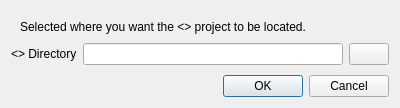
<?xml version="1.0" encoding="UTF-8"?>
<ui version="4.0">
 <class>qtProjectDirectoryDialog</class>
 <widget class="QDialog" name="qtProjectDirectoryDialog">
  <property name="geometry">
   <rect>
    <x>0</x>
    <y>0</y>
    <width>400</width>
    <height>108</height>
   </rect>
  </property>
  <property name="windowTitle">
   <string>Select Project Directory</string>
  </property>
  <layout class="QVBoxLayout" name="verticalLayout">
   <item>
    <widget class="QWidget" name="widget" native="true">
     <layout class="QVBoxLayout" name="verticalLayout_2">
      <property name="spacing">
       <number>0</number>
      </property>
      <property name="margin">
       <number>0</number>
      </property>
      <item>
       <widget class="QWidget" name="widget_2" native="true">
        <layout class="QHBoxLayout" name="horizontalLayout_2">
         <item>
          <widget class="QLabel" name="MsgLabel">
           <property name="text">
            <string>Selected where you want the &lt;&gt; project to be located.</string>
           </property>
          </widget>
         </item>
        </layout>
       </widget>
      </item>
      <item>
       <widget class="QWidget" name="widget_3" native="true">
        <layout class="QHBoxLayout" name="horizontalLayout">
         <property name="spacing">
          <number>6</number>
         </property>
         <property name="margin">
          <number>0</number>
         </property>
         <item>
          <widget class="QLabel" name="dirLabel">
           <property name="text">
            <string>&lt;&gt; Directory</string>
           </property>
          </widget>
         </item>
         <item>
          <widget class="QLineEdit" name="dirLineEdit"/>
         </item>
         <item>
          <widget class="QPushButton" name="dirButton">
           <property name="text">
            <string/>
           </property>
           <property name="icon">
            <iconset resource="../../Resources/Resources.qrc">
             <normaloff>:/cmb/pqOpen24.png</normaloff>:/cmb/pqOpen24.png</iconset>
           </property>
          </widget>
         </item>
        </layout>
       </widget>
      </item>
     </layout>
    </widget>
   </item>
   <item>
    <spacer name="verticalSpacer">
     <property name="orientation">
      <enum>Qt::Vertical</enum>
     </property>
     <property name="sizeHint" stdset="0">
      <size>
       <width>20</width>
       <height>40</height>
      </size>
     </property>
    </spacer>
   </item>
   <item>
    <widget class="QDialogButtonBox" name="buttonBox">
     <property name="orientation">
      <enum>Qt::Horizontal</enum>
     </property>
     <property name="standardButtons">
      <set>QDialogButtonBox::Cancel|QDialogButtonBox::Ok</set>
     </property>
    </widget>
   </item>
  </layout>
 </widget>
 <resources>
  <include location="../../Resources/Resources.qrc"/>
 </resources>
 <connections>
  <connection>
   <sender>buttonBox</sender>
   <signal>accepted()</signal>
   <receiver>qtProjectDirectoryDialog</receiver>
   <slot>accept()</slot>
   <hints>
    <hint type="sourcelabel">
     <x>248</x>
     <y>254</y>
    </hint>
    <hint type="destinationlabel">
     <x>157</x>
     <y>274</y>
    </hint>
   </hints>
  </connection>
  <connection>
   <sender>buttonBox</sender>
   <signal>rejected()</signal>
   <receiver>qtProjectDirectoryDialog</receiver>
   <slot>reject()</slot>
   <hints>
    <hint type="sourcelabel">
     <x>316</x>
     <y>260</y>
    </hint>
    <hint type="destinationlabel">
     <x>286</x>
     <y>274</y>
    </hint>
   </hints>
  </connection>
 </connections>
</ui>
